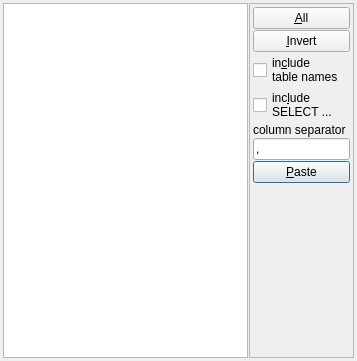
<?xml version="1.0" encoding="UTF-8"?>
<ui version="4.0">
 <class>ColumnSelectorWidget</class>
 <widget class="QWidget" name="ColumnSelectorWidget">
  <property name="geometry">
   <rect>
    <x>0</x>
    <y>0</y>
    <width>357</width>
    <height>361</height>
   </rect>
  </property>
  <layout class="QHBoxLayout" name="horizontalLayout_2">
   <item>
    <widget class="QListWidget" name="lstFields">
     <property name="selectionMode">
      <enum>QAbstractItemView::MultiSelection</enum>
     </property>
    </widget>
   </item>
   <item>
    <widget class="QFrame" name="frame">
     <property name="frameShape">
      <enum>QFrame::StyledPanel</enum>
     </property>
     <property name="frameShadow">
      <enum>QFrame::Raised</enum>
     </property>
     <layout class="QVBoxLayout" name="verticalLayout">
      <item>
       <widget class="QPushButton" name="btAll">
        <property name="text">
         <string>&amp;All</string>
        </property>
       </widget>
      </item>
      <item>
       <widget class="QPushButton" name="btInvert">
        <property name="text">
         <string>&amp;Invert</string>
        </property>
       </widget>
      </item>
      <item>
       <widget class="QCheckBox" name="chkIncludeTableNames">
        <property name="text">
         <string>in&amp;clude
table names</string>
        </property>
       </widget>
      </item>
      <item>
       <widget class="QCheckBox" name="chkIncludeSelect">
        <property name="text">
         <string>inc&amp;lude
SELECT ...</string>
        </property>
       </widget>
      </item>
      <item>
       <widget class="QLabel" name="label">
        <property name="text">
         <string>column separator</string>
        </property>
       </widget>
      </item>
      <item>
       <widget class="QLineEdit" name="edColumnSeparator">
        <property name="text">
         <string>, </string>
        </property>
       </widget>
      </item>
      <item>
       <widget class="QPushButton" name="btPasteSelectedColumns">
        <property name="toolTip">
         <string>Paste column names</string>
        </property>
        <property name="text">
         <string>&amp;Paste</string>
        </property>
        <property name="icon">
         <iconset resource="../../../../mnt/sda8/fanda2/qt/libqf/libqfgui/libqfgui.qrc">
          <normaloff>:/libqfgui/images/import.png</normaloff>:/libqfgui/images/import.png</iconset>
        </property>
        <property name="autoDefault">
         <bool>true</bool>
        </property>
        <property name="default">
         <bool>true</bool>
        </property>
       </widget>
      </item>
      <item>
       <spacer name="verticalSpacer">
        <property name="orientation">
         <enum>Qt::Vertical</enum>
        </property>
        <property name="sizeHint" stdset="0">
         <size>
          <width>20</width>
          <height>40</height>
         </size>
        </property>
       </spacer>
      </item>
     </layout>
    </widget>
   </item>
  </layout>
 </widget>
 <layoutdefault spacing="1" margin="3"/>
 <resources>
  <include location="../../../../mnt/sda8/fanda2/qt/libqf/libqfgui/libqfgui.qrc"/>
 </resources>
 <connections/>
</ui>
